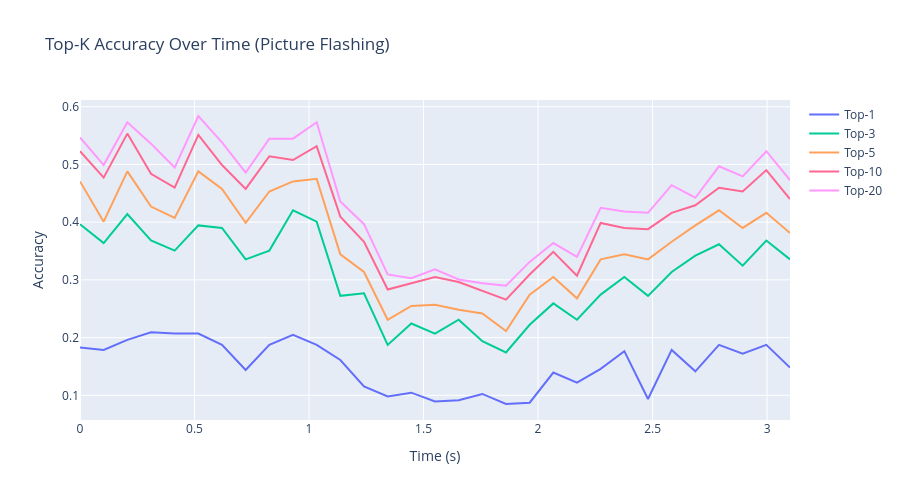

Write notebook code for a chart like this one.
### Markdown cell above
## Visualization: Top-K Accuracy Comparison

Compare different top-k accuracy thresholds using plot_accuracy_plotly.

### Code cell
# Prepare Top-5 accuracy data
print("Creating Top-5 accuracy visualization...")

# PF-trained regressors - Top-5 accuracy
pf_within_top5 = cross_task_results['PFâ†’PF (within)']['top_k_accuracies'][5][:min_n_bins]
pf_within_top5_std = cross_task_results['PFâ†’PF (within)']['top_k_std'][5][:min_n_bins]

pf_cross_task_top5 = []
pf_cross_task_top5_labels = []
for key in ['PFâ†’Picture Naming', 'PFâ†’Auditory Naming', 'PFâ†’Auditory Repetition']:
    if key in cross_task_results:
        pf_cross_task_top5.append(cross_task_results[key]['top_k_accuracies'][5][:min_n_bins])
        pf_cross_task_top5_labels.append(key)

# PN-trained regressors - Top-5 accuracy
pn_within_top5 = cross_task_results['PNâ†’PN (within)']['top_k_accuracies'][5][:min_n_bins]
pn_within_top5_std = cross_task_results['PNâ†’PN (within)']['top_k_std'][5][:min_n_bins]

pn_cross_task_top5 = []
pn_cross_task_top5_labels = []
for key in ['PNâ†’Picture Flashing', 'PNâ†’Auditory Naming', 'PNâ†’Auditory Repetition']:
    if key in cross_task_results:
        pn_cross_task_top5.append(cross_task_results[key]['top_k_accuracies'][5][:min_n_bins])
        pn_cross_task_top5_labels.append(key)

# Plot PF-trained regressors - Top-5
print("\nPlotting PF-trained regressors (Top-5)...")
fig_pf_top5, ax_pf_top5 = plot_accuracy_plotly(
    pf_within_top5,
    *pf_cross_task_top5,
    data_std=[pf_within_top5_std] + [None] * len(pf_cross_task_top5),
    back=back,
    forward=forward,
    lines=[0],
    line_labels=['Trial Onset'],
    tick_interval=0.5,
    title="PF Peak Regressor: Top-5 Accuracy on All Tasks",
    ylabel="Top-5 Accuracy",
    data_labels=['PFâ†’PF (within-task)'] + pf_cross_task_top5_labels
)
fig_pf_top5.show()

# Plot PN-trained regressors - Top-5
print("Plotting PN-trained regressors (Top-5)...")
fig_pn_top5, ax_pn_top5 = plot_accuracy_plotly(
    pn_within_top5,
    *pn_cross_task_top5,
    data_std=[pn_within_top5_std] + [None] * len(pn_cross_task_top5),
    back=back,
    forward=forward,
    lines=[0],
    line_labels=['Trial Onset'],
    tick_interval=0.5,
    title="PN Peak Regressor: Top-5 Accuracy on All Tasks",
    ylabel="Top-5 Accuracy",
    data_labels=['PNâ†’PN (within-task)'] + pn_cross_task_top5_labels
)
fig_pn_top5.show()

# Print peak Top-5 accuracies
print("\n" + "="*80)
print("Peak Top-5 Accuracies:")
print("="*80)
for combo_name in sorted(cross_task_results.keys()):
    result = cross_task_results[combo_name]
    peak_acc = result['top_k_accuracies'][5].max()
    peak_idx = result['top_k_accuracies'][5].argmax()
    peak_time = peak_idx * bin_size / 1000
    print(f"{combo_name:35s}: Acc = {peak_acc:.3f} at t = {peak_time:.2f}s")
print("="*80)

# Plot comparison of different k values for within-task performance
print("\nCreating Top-K comparison for within-task performance...")

# PF within-task: compare all k values
pf_topk_data = [cross_task_results['PFâ†’PF (within)']['top_k_accuracies'][k][:min_n_bins] for k in top_k_values]
pf_topk_labels = [f'Top-{k}' for k in top_k_values]

fig_pf_topk, ax_pf_topk = plot_accuracy_plotly(
    pf_topk_data[0],
    *pf_topk_data[1:],
    back=back,
    forward=forward,
    lines=[0],
    line_labels=['Trial Onset'],
    tick_interval=0.5,
    title="PFâ†’PF (within-task): Comparison of Top-K Accuracies",
    ylabel="Accuracy",
    data_labels=pf_topk_labels
)
fig_pf_topk.show()

# PN within-task: compare all k values
pn_topk_data = [cross_task_results['PNâ†’PN (within)']['top_k_accuracies'][k][:min_n_bins] for k in top_k_values]
pn_topk_labels = [f'Top-{k}' for k in top_k_values]

fig_pn_topk, ax_pn_topk = plot_accuracy_plotly(
    pn_topk_data[0],
    *pn_topk_data[1:],
    back=back,
    forward=forward,
    lines=[0],
    line_labels=['Trial Onset'],
    tick_interval=0.5,
    title="PNâ†’PN (within-task): Comparison of Top-K Accuracies",
    ylabel="Accuracy",
    data_labels=pn_topk_labels
)
fig_pn_topk.show()
            line=dict(width=2),
            hovertemplate=f'<b>Top-{k}</b><br>Time: %{{x:.2f}}s<br>Acc: %{{y:.3f}}<extra></extra>'
        ))
    
    fig_k_comparison.add_vline(x=0, line_dash="dot", line_color="gray", annotation_text="Trial Onset")
    
    fig_k_comparison.update_layout(
        title={
            'text': f"Top-K Accuracy Comparison: {combo_name}",
            'x': 0.5,
            'xanchor': 'center',
            'font': {'size': 18}
        },
        xaxis_title="Time (s)",
        yaxis_title="Accuracy",
        height=500,
        width=1000,
        hovermode='x unified',
        legend=dict(
            yanchor="top",
            y=0.99,
            xanchor="right",
            x=0.99,
            bgcolor="rgba(255,255,255,0.8)"
        ),
        template="plotly_white"
    )
    
    fig_k_comparison.show()

### Figure 1 — Plotly figure (JSON) as saved in the notebook; plotly's stock layout.template omitted (floating-point values rounded to 4 significant figures)
{"data": [{"line": {"width": 2}, "mode": "lines", "name": "Top-1", "type": "scatter", "x": [0.0, 0.1033, 0.2067, 0.31, 0.4133, 0.5167, 0.62, 0.7233, 0.8267, 0.93, 1.033, 1.137, 1.24, 1.343, 1.447, 1.55, 1.653, 1.757, 1.86, 1.963, 2.067, 2.17, 2.273, 2.377, 2.48, 2.583, 2.687, 2.79, 2.893, 2.997, 3.1], "y": [0.183, 0.1786, 0.1961, 0.2092, 0.207, 0.207, 0.1874, 0.1438, 0.1874, 0.2048, 0.1874, 0.1612, 0.1155, 0.09804, 0.1046, 0.08932, 0.0915, 0.1024, 0.08497, 0.08715, 0.1394, 0.122, 0.146, 0.1765, 0.09368, 0.1786, 0.1416, 0.1874, 0.1721, 0.1874, 0.1481]}, {"fill": "toself", "fillcolor": "rgba(0,0,0,0.1)", "hoverinfo": "skip", "line": {"color": "rgba(255,255,255,0)"}, "showlegend": false, "type": "scatter", "x": [0.0, 0.1033, 0.2067, 0.31, 0.4133, 0.5167, 0.62, 0.7233, 0.8267, 0.93, 1.033, 1.137, 1.24, 1.343, 1.447, 1.55, 1.653, 1.757, 1.86, 1.963, 2.067, 2.17, 2.273, 2.377, 2.48, 2.583, 2.687, 2.79, 2.893, 2.997, 3.1, 3.1, 2.997, 2.893, 2.79, 2.687, 2.583, 2.48, 2.377, 2.273, 2.17, 2.067, 1.963, 1.86, 1.757, 1.653, 1.55, 1.447, 1.343, 1.24, 1.137, 1.033, 0.93, 0.8267, 0.7233, 0.62, 0.5167, 0.4133, 0.31, 0.2067, 0.1033, 0.0], "y": [0.183, 0.1786, 0.1961, 0.2092, 0.207, 0.207, 0.1874, 0.1438, 0.1874, 0.2048, 0.1874, 0.1612, 0.1155, 0.09804, 0.1046, 0.08932, 0.0915, 0.1024, 0.08497, 0.08715, 0.1394, 0.122, 0.146, 0.1765, 0.09368, 0.1786, 0.1416, 0.1874, 0.1721, 0.1874, 0.1481, 0.1481, 0.1874, 0.1721, 0.1874, 0.1416, 0.1786, 0.09368, 0.1765, 0.146, 0.122, 0.1394, 0.08715, 0.08497, 0.1024, 0.0915, 0.08932, 0.1046, 0.09804, 0.1155, 0.1612, 0.1874, 0.2048, 0.1874, 0.1438, 0.1874, 0.207, 0.207, 0.2092, 0.1961, 0.1786, 0.183]}, {"line": {"width": 2}, "mode": "lines", "name": "Top-3", "type": "scatter", "x": [0.0, 0.1033, 0.2067, 0.31, 0.4133, 0.5167, 0.62, 0.7233, 0.8267, 0.93, 1.033, 1.137, 1.24, 1.343, 1.447, 1.55, 1.653, 1.757, 1.86, 1.963, 2.067, 2.17, 2.273, 2.377, 2.48, 2.583, 2.687, 2.79, 2.893, 2.997, 3.1], "y": [0.3965, 0.3638, 0.4139, 0.3682, 0.3508, 0.3943, 0.39, 0.3355, 0.3508, 0.4205, 0.4009, 0.2723, 0.2767, 0.1874, 0.2244, 0.207, 0.2309, 0.1939, 0.1743, 0.2222, 0.2593, 0.2309, 0.2745, 0.305, 0.2723, 0.3137, 0.342, 0.3617, 0.3246, 0.3682, 0.3355]}, {"fill": "toself", "fillcolor": "rgba(0,0,0,0.1)", "hoverinfo": "skip", "line": {"color": "rgba(255,255,255,0)"}, "showlegend": false, "type": "scatter", "x": [0.0, 0.1033, 0.2067, 0.31, 0.4133, 0.5167, 0.62, 0.7233, 0.8267, 0.93, 1.033, 1.137, 1.24, 1.343, 1.447, 1.55, 1.653, 1.757, 1.86, 1.963, 2.067, 2.17, 2.273, 2.377, 2.48, 2.583, 2.687, 2.79, 2.893, 2.997, 3.1, 3.1, 2.997, 2.893, 2.79, 2.687, 2.583, 2.48, 2.377, 2.273, 2.17, 2.067, 1.963, 1.86, 1.757, 1.653, 1.55, 1.447, 1.343, 1.24, 1.137, 1.033, 0.93, 0.8267, 0.7233, 0.62, 0.5167, 0.4133, 0.31, 0.2067, 0.1033, 0.0], "y": [0.3965, 0.3638, 0.4139, 0.3682, 0.3508, 0.3943, 0.39, 0.3355, 0.3508, 0.4205, 0.4009, 0.2723, 0.2767, 0.1874, 0.2244, 0.207, 0.2309, 0.1939, 0.1743, 0.2222, 0.2593, 0.2309, 0.2745, 0.305, 0.2723, 0.3137, 0.342, 0.3617, 0.3246, 0.3682, 0.3355, 0.3355, 0.3682, 0.3246, 0.3617, 0.342, 0.3137, 0.2723, 0.305, 0.2745, 0.2309, 0.2593, 0.2222, 0.1743, 0.1939, 0.2309, 0.207, 0.2244, 0.1874, 0.2767, 0.2723, 0.4009, 0.4205, 0.3508, 0.3355, 0.39, 0.3943, 0.3508, 0.3682, 0.4139, 0.3638, 0.3965]}, {"line": {"width": 2}, "mode": "lines", "name": "Top-5", "type": "scatter", "x": [0.0, 0.1033, 0.2067, 0.31, 0.4133, 0.5167, 0.62, 0.7233, 0.8267, 0.93, 1.033, 1.137, 1.24, 1.343, 1.447, 1.55, 1.653, 1.757, 1.86, 1.963, 2.067, 2.17, 2.273, 2.377, 2.48, 2.583, 2.687, 2.79, 2.893, 2.997, 3.1], "y": [0.4706, 0.4009, 0.488, 0.427, 0.4074, 0.488, 0.4575, 0.3987, 0.4532, 0.4706, 0.4749, 0.3442, 0.3137, 0.2309, 0.2549, 0.2571, 0.2484, 0.2418, 0.2113, 0.2745, 0.305, 0.268, 0.3355, 0.3442, 0.3355, 0.366, 0.3943, 0.4205, 0.39, 0.4161, 0.3813]}, {"fill": "toself", "fillcolor": "rgba(0,0,0,0.1)", "hoverinfo": "skip", "line": {"color": "rgba(255,255,255,0)"}, "showlegend": false, "type": "scatter", "x": [0.0, 0.1033, 0.2067, 0.31, 0.4133, 0.5167, 0.62, 0.7233, 0.8267, 0.93, 1.033, 1.137, 1.24, 1.343, 1.447, 1.55, 1.653, 1.757, 1.86, 1.963, 2.067, 2.17, 2.273, 2.377, 2.48, 2.583, 2.687, 2.79, 2.893, 2.997, 3.1, 3.1, 2.997, 2.893, 2.79, 2.687, 2.583, 2.48, 2.377, 2.273, 2.17, 2.067, 1.963, 1.86, 1.757, 1.653, 1.55, 1.447, 1.343, 1.24, 1.137, 1.033, 0.93, 0.8267, 0.7233, 0.62, 0.5167, 0.4133, 0.31, 0.2067, 0.1033, 0.0], "y": [0.4706, 0.4009, 0.488, 0.427, 0.4074, 0.488, 0.4575, 0.3987, 0.4532, 0.4706, 0.4749, 0.3442, 0.3137, 0.2309, 0.2549, 0.2571, 0.2484, 0.2418, 0.2113, 0.2745, 0.305, 0.268, 0.3355, 0.3442, 0.3355, 0.366, 0.3943, 0.4205, 0.39, 0.4161, 0.3813, 0.3813, 0.4161, 0.39, 0.4205, 0.3943, 0.366, 0.3355, 0.3442, 0.3355, 0.268, 0.305, 0.2745, 0.2113, 0.2418, 0.2484, 0.2571, 0.2549, 0.2309, 0.3137, 0.3442, 0.4749, 0.4706, 0.4532, 0.3987, 0.4575, 0.488, 0.4074, 0.427, 0.488, 0.4009, 0.4706]}, {"line": {"width": 2}, "mode": "lines", "name": "Top-10", "type": "scatter", "x": [0.0, 0.1033, 0.2067, 0.31, 0.4133, 0.5167, 0.62, 0.7233, 0.8267, 0.93, 1.033, 1.137, 1.24, 1.343, 1.447, 1.55, 1.653, 1.757, 1.86, 1.963, 2.067, 2.17, 2.273, 2.377, 2.48, 2.583, 2.687, 2.79, 2.893, 2.997, 3.1], "y": [0.5229, 0.4771, 0.5534, 0.4837, 0.4597, 0.5512, 0.4989, 0.4575, 0.5142, 0.5076, 0.5316, 0.4096, 0.366, 0.2832, 0.2941, 0.305, 0.2963, 0.281, 0.2658, 0.3094, 0.3486, 0.3072, 0.3987, 0.39, 0.3878, 0.4161, 0.4292, 0.4597, 0.4532, 0.4902, 0.4401]}, {"fill": "toself", "fillcolor": "rgba(0,0,0,0.1)", "hoverinfo": "skip", "line": {"color": "rgba(255,255,255,0)"}, "showlegend": false, "type": "scatter", "x": [0.0, 0.1033, 0.2067, 0.31, 0.4133, 0.5167, 0.62, 0.7233, 0.8267, 0.93, 1.033, 1.137, 1.24, 1.343, 1.447, 1.55, 1.653, 1.757, 1.86, 1.963, 2.067, 2.17, 2.273, 2.377, 2.48, 2.583, 2.687, 2.79, 2.893, 2.997, 3.1, 3.1, 2.997, 2.893, 2.79, 2.687, 2.583, 2.48, 2.377, 2.273, 2.17, 2.067, 1.963, 1.86, 1.757, 1.653, 1.55, 1.447, 1.343, 1.24, 1.137, 1.033, 0.93, 0.8267, 0.7233, 0.62, 0.5167, 0.4133, 0.31, 0.2067, 0.1033, 0.0], "y": [0.5229, 0.4771, 0.5534, 0.4837, 0.4597, 0.5512, 0.4989, 0.4575, 0.5142, 0.5076, 0.5316, 0.4096, 0.366, 0.2832, 0.2941, 0.305, 0.2963, 0.281, 0.2658, 0.3094, 0.3486, 0.3072, 0.3987, 0.39, 0.3878, 0.4161, 0.4292, 0.4597, 0.4532, 0.4902, 0.4401, 0.4401, 0.4902, 0.4532, 0.4597, 0.4292, 0.4161, 0.3878, 0.39, 0.3987, 0.3072, 0.3486, 0.3094, 0.2658, 0.281, 0.2963, 0.305, 0.2941, 0.2832, 0.366, 0.4096, 0.5316, 0.5076, 0.5142, 0.4575, 0.4989, 0.5512, 0.4597, 0.4837, 0.5534, 0.4771, 0.5229]}, {"line": {"width": 2}, "mode": "lines", "name": "Top-20", "type": "scatter", "x": [0.0, 0.1033, 0.2067, 0.31, 0.4133, 0.5167, 0.62, 0.7233, 0.8267, 0.93, 1.033, 1.137, 1.24, 1.343, 1.447, 1.55, 1.653, 1.757, 1.86, 1.963, 2.067, 2.17, 2.273, 2.377, 2.48, 2.583, 2.687, 2.79, 2.893, 2.997, 3.1], "y": [0.5468, 0.4989, 0.573, 0.5359, 0.4946, 0.5839, 0.5381, 0.4858, 0.5447, 0.5447, 0.573, 0.4357, 0.3965, 0.3094, 0.3028, 0.3181, 0.3007, 0.2941, 0.2898, 0.3312, 0.3638, 0.3399, 0.4248, 0.4183, 0.4161, 0.4641, 0.4423, 0.4967, 0.4793, 0.5229, 0.4728]}, {"fill": "toself", "fillcolor": "rgba(0,0,0,0.1)", "hoverinfo": "skip", "line": {"color": "rgba(255,255,255,0)"}, "showlegend": false, "type": "scatter", "x": [0.0, 0.1033, 0.2067, 0.31, 0.4133, 0.5167, 0.62, 0.7233, 0.8267, 0.93, 1.033, 1.137, 1.24, 1.343, 1.447, 1.55, 1.653, 1.757, 1.86, 1.963, 2.067, 2.17, 2.273, 2.377, 2.48, 2.583, 2.687, 2.79, 2.893, 2.997, 3.1, 3.1, 2.997, 2.893, 2.79, 2.687, 2.583, 2.48, 2.377, 2.273, 2.17, 2.067, 1.963, 1.86, 1.757, 1.653, 1.55, 1.447, 1.343, 1.24, 1.137, 1.033, 0.93, 0.8267, 0.7233, 0.62, 0.5167, 0.4133, 0.31, 0.2067, 0.1033, 0.0], "y": [0.5468, 0.4989, 0.573, 0.5359, 0.4946, 0.5839, 0.5381, 0.4858, 0.5447, 0.5447, 0.573, 0.4357, 0.3965, 0.3094, 0.3028, 0.3181, 0.3007, 0.2941, 0.2898, 0.3312, 0.3638, 0.3399, 0.4248, 0.4183, 0.4161, 0.4641, 0.4423, 0.4967, 0.4793, 0.5229, 0.4728, 0.4728, 0.5229, 0.4793, 0.4967, 0.4423, 0.4641, 0.4161, 0.4183, 0.4248, 0.3399, 0.3638, 0.3312, 0.2898, 0.2941, 0.3007, 0.3181, 0.3028, 0.3094, 0.3965, 0.4357, 0.573, 0.5447, 0.5447, 0.4858, 0.5381, 0.5839, 0.4946, 0.5359, 0.573, 0.4989, 0.5468]}], "layout": {"height": 500, "title": {"text": "Top-K Accuracy Over Time (Picture Flashing)"}, "width": 900, "xaxis": {"title": {"text": "Time (s)"}}, "yaxis": {"title": {"text": "Accuracy"}}}}
